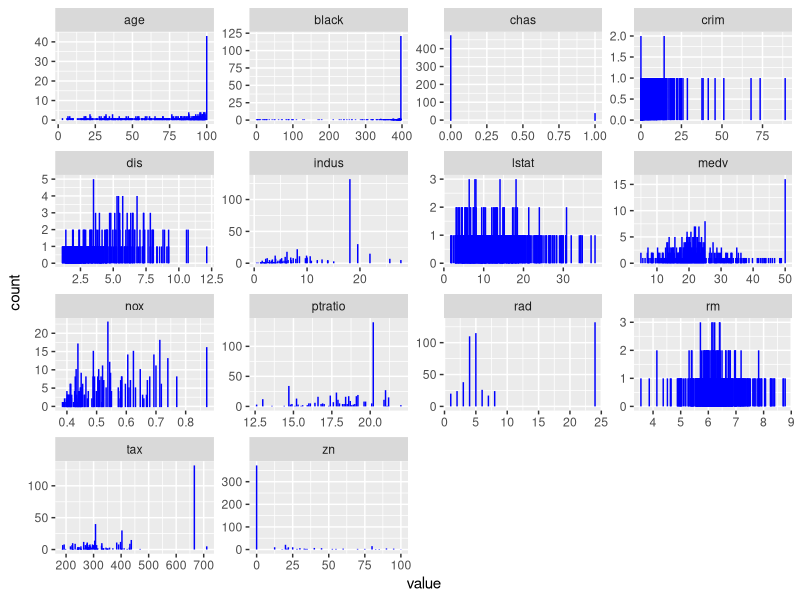
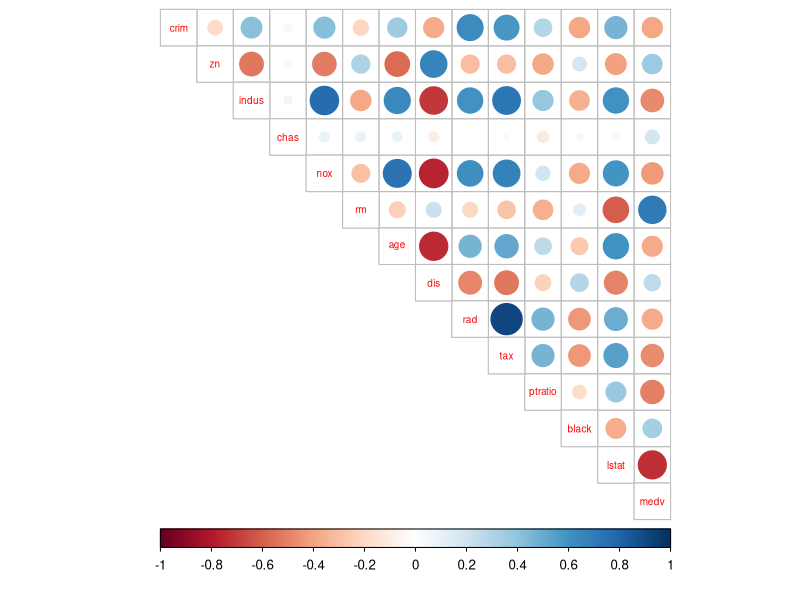
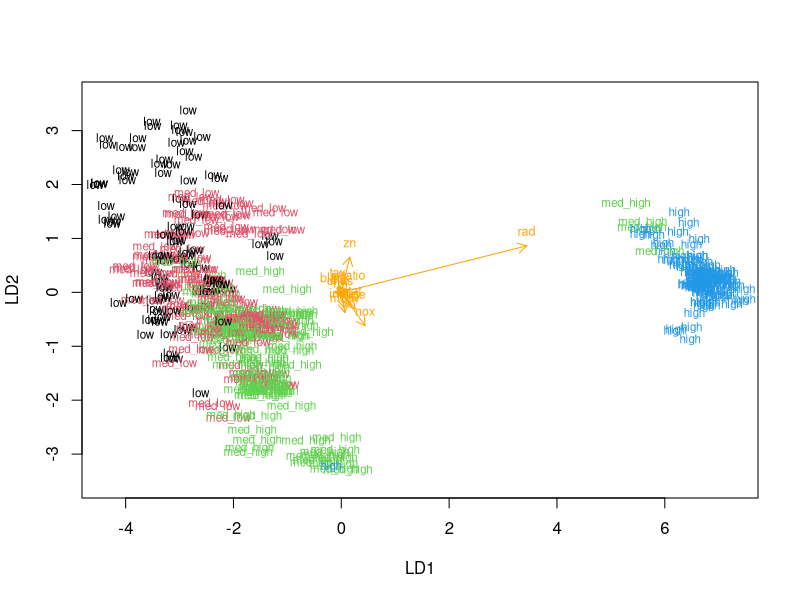
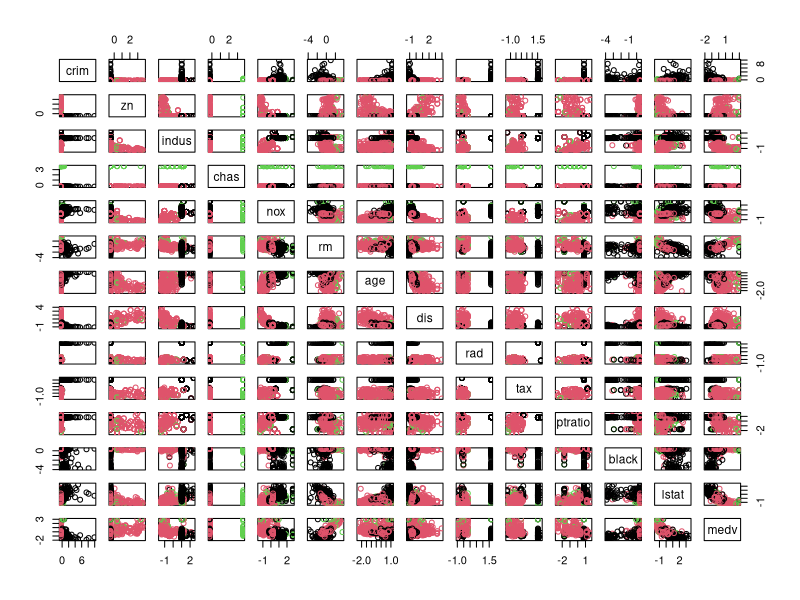

The R script that drew these images, in order:
## ---- chunk 1

# install packages
install.packages("corrplot")

# access the MASS package
library(MASS)
library(tidyr)
library(dplyr)
library(ggplot2)
library(corrplot)
library(GGally)

# load the data
data("Boston")

# explore the dataset
str(Boston)
dim(Boston)

## ---- chunk 2

#show graphical overview of the data
gather(Boston) %>% ggplot(aes(value)) + facet_wrap("key", scales = "free") + geom_bar(fill="blue", color="blue", alpha=0.9)

# summaries of the variables in the data
summary(Boston)

## ---- chunk 3

#calculate correlation matrix
cor_matrix<-cor(Boston) %>% round(digits = 2)

# print the correlation matrix
cor_matrix

# visualize the correlation matrix
corrplot(cor_matrix, method="circle", type="upper", cl.pos="b", tl.pos="d", tl.cex = 0.6)

## ---- chunk 4

# center and standardize variables
boston_scaled <- scale(Boston)

# summaries of the scaled variables
summary(boston_scaled)

# class of the boston_scaled object
class(boston_scaled)

# change the object to data frame
boston_scaled <- as.data.frame(boston_scaled)

## ---- chunk 5

# summary of the scaled crime rate
summary(boston_scaled$crim)

# create a quantile vector of crim and print it
bins <- quantile(boston_scaled$crim)
bins

# create a categorical variable 'crime'
crime <- cut(boston_scaled$crim, breaks = bins, include.lowest = TRUE, labels = c("low", "med_low", "med_high", "high"))

# look at the table of the new factor crime
table(crime)

# remove original crim from the dataset
boston_scaled <- dplyr::select(boston_scaled, -crim)

# add the new categorical value to scaled data
boston_scaled <- data.frame(boston_scaled, crime)
## ---- chunk 6
# number of rows in the Boston dataset 
n <- nrow(boston_scaled)

# choose randomly 80% of the rows
ind <- sample(n,  size = n * 0.8)

# create train set
train <- boston_scaled[ind,]

# create test set 
test <- boston_scaled[-ind,]

# save the correct classes from test data
correct_classes <- test$crime

# remove the crime variable from test data
test <- dplyr::select(test, -crime)
## ---- chunk 7

# linear discriminant analysis
lda.fit <- lda(crime ~ ., data = train)

# print the lda.fit object
lda.fit

# the function for lda biplot arrows
lda.arrows <- function(x, myscale = 1, arrow_heads = 0.1, color = "orange", tex = 0.75, choices = c(1,2)){
  heads <- coef(x)
  arrows(x0 = 0, y0 = 0, 
         x1 = myscale * heads[,choices[1]], 
         y1 = myscale * heads[,choices[2]], col=color, length = arrow_heads)
  text(myscale * heads[,choices], labels = row.names(heads), 
       cex = tex, col=color, pos=3)
}

# target classes as numeric
classes <- as.numeric(train$crime)

# plot the lda results
plot(lda.fit, dimen = 2, col = classes, pch = classes)
lda.arrows(lda.fit, myscale = 1)

## ---- chunk 8

# predict classes with test data
lda.pred <- predict(lda.fit, newdata = test)

# cross tabulate the results
table(correct = correct_classes, predicted = lda.pred$class)

## ---- chunk 9

data('Boston')
Boston = scale(Boston)
Boston <- as.data.frame(Boston)

## ---- chunk 10

# euclidean distance matrix
dist_eu <- dist(Boston)

# look at the summary of the distances
summary(dist_eu)

# manhattan distance matrix
dist_man <- dist(Boston, method = 'manhattan')

# look at the summary of the distances
summary(dist_man)

## ---- chunk 11
# k-means clustering
km <-kmeans(Boston, centers = 3)

# plot the Boston dataset with clusters
pairs(Boston, col = km$cluster)

## ---- chunk 12

